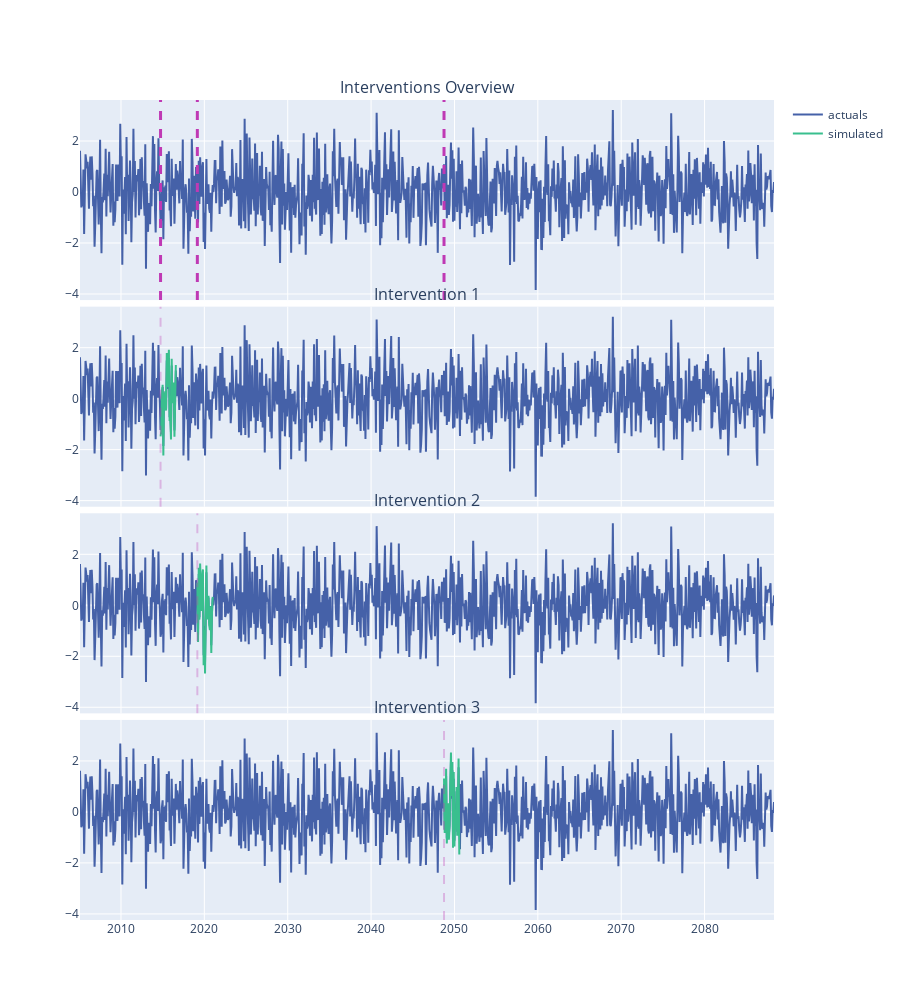

Notebook cell for this chart:
### Code cell
prophet.plot_interventions()

### Figure 1 — Plotly figure (JSON) as saved in the notebook; plotly's stock layout.template omitted (floating-point values rounded to 4 significant figures; data arrays with more than 128 entries replaced by an {"elided": "..."} marker saying what was removed)
{"data": [{"line": {"color": "#4561a8"}, "mode": "lines", "name": "actuals", "type": "scatter", "x": {"elided": "1000 str values"}, "xaxis": "x", "y": {"elided": "1000 float values"}, "yaxis": "y"}, {"line": {"color": "#4561a8"}, "mode": "lines", "name": "actuals", "showlegend": false, "type": "scatter", "x": {"elided": "1000 str values"}, "xaxis": "x2", "y": {"elided": "1000 float values"}, "yaxis": "y2"}, {"line": {"color": "#39bf8e"}, "mode": "lines", "name": "simulated", "showlegend": true, "type": "scatter", "x": {"elided": "144 str values"}, "xaxis": "x2", "y": {"elided": "144 float values"}, "yaxis": "y2"}, {"line": {"color": "#4561a8"}, "mode": "lines", "name": "actuals", "showlegend": false, "type": "scatter", "x": {"elided": "1000 str values"}, "xaxis": "x3", "y": {"elided": "1000 float values"}, "yaxis": "y3"}, {"line": {"color": "#39bf8e"}, "mode": "lines", "name": "simulated", "showlegend": false, "type": "scatter", "x": {"elided": "144 str values"}, "xaxis": "x3", "y": {"elided": "144 float values"}, "yaxis": "y3"}, {"line": {"color": "#4561a8"}, "mode": "lines", "name": "actuals", "showlegend": false, "type": "scatter", "x": {"elided": "1000 str values"}, "xaxis": "x4", "y": {"elided": "1000 float values"}, "yaxis": "y4"}, {"line": {"color": "#39bf8e"}, "mode": "lines", "name": "simulated", "showlegend": false, "type": "scatter", "x": {"elided": "144 str values"}, "xaxis": "x4", "y": {"elided": "144 float values"}, "yaxis": "y4"}], "layout": {"annotations": [{"font": {"size": 16}, "showarrow": false, "text": "Interventions Overview", "x": 0.5, "xanchor": "center", "xref": "paper", "y": 1, "yanchor": "bottom", "yref": "paper"}, {"font": {"size": 16}, "showarrow": false, "text": "Intervention 1", "x": 0.5, "xanchor": "center", "xref": "paper", "y": 0.748, "yanchor": "bottom", "yref": "paper"}, {"font": {"size": 16}, "showarrow": false, "text": "Intervention 2", "x": 0.5, "xanchor": "center", "xref": "paper", "y": 0.496, "yanchor": "bottom", "yref": "paper"}, {"font": {"size": 16}, "showarrow": false, "text": "Intervention 3", "x": 0.5, "xanchor": "center", "xref": "paper", "y": 0.244, "yanchor": "bottom", "yref": "paper"}], "height": 1000, "shapes": [{"line": {"color": "#bf39b4", "dash": "dash", "width": 3}, "name": "intervention 2014-09-30 00:00:00", "type": "line", "x0": "2014-09-30T00:00:00", "x1": "2014-09-30T00:00:00", "xref": "x", "y0": 0, "y1": 1, "yref": "y domain"}, {"line": {"color": "#bf39b4", "dash": "dash", "width": 3}, "name": "intervention 2019-02-28 00:00:00", "type": "line", "x0": "2019-02-28T00:00:00", "x1": "2019-02-28T00:00:00", "xref": "x", "y0": 0, "y1": 1, "yref": "y domain"}, {"line": {"color": "#bf39b4", "dash": "dash", "width": 3}, "name": "intervention 2048-09-30 00:00:00", "type": "line", "x0": "2048-09-30T00:00:00", "x1": "2048-09-30T00:00:00", "xref": "x", "y0": 0, "y1": 1, "yref": "y domain"}, {"line": {"color": "#bf39b4", "dash": "dash", "width": 2}, "name": "intervention 2014-09-30", "opacity": 0.3, "type": "line", "x0": "2014-09-30T00:00:00", "x1": "2014-09-30T00:00:00", "xref": "x2", "y0": 0, "y1": 1, "yref": "y2 domain"}, {"line": {"color": "#bf39b4", "dash": "dash", "width": 2}, "name": "intervention 2019-02-28", "opacity": 0.3, "type": "line", "x0": "2019-02-28T00:00:00", "x1": "2019-02-28T00:00:00", "xref": "x3", "y0": 0, "y1": 1, "yref": "y3 domain"}, {"line": {"color": "#bf39b4", "dash": "dash", "width": 2}, "name": "intervention 2048-09-30", "opacity": 0.3, "type": "line", "x0": "2048-09-30T00:00:00", "x1": "2048-09-30T00:00:00", "xref": "x4", "y0": 0, "y1": 1, "yref": "y4 domain"}], "xaxis": {"anchor": "y", "domain": [0, 1], "matches": "x4", "showticklabels": false}, "xaxis2": {"anchor": "y2", "domain": [0, 1], "matches": "x4", "showticklabels": false}, "xaxis3": {"anchor": "y3", "domain": [0, 1], "matches": "x4", "showticklabels": false}, "xaxis4": {"anchor": "y4", "domain": [0, 1]}, "yaxis": {"anchor": "x", "domain": [0.756, 1]}, "yaxis2": {"anchor": "x2", "domain": [0.504, 0.748]}, "yaxis3": {"anchor": "x3", "domain": [0.252, 0.496]}, "yaxis4": {"anchor": "x4", "domain": [0, 0.244]}}}
